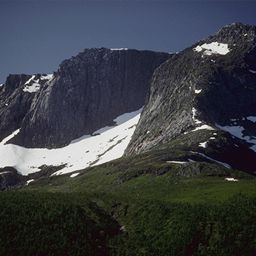
#> input picture prog/simple-tests/data/1400.jpg, 256 x 256 px
$ python pil_examples.py
#> lines starting #> are read from the running program, lines starting #| are printed output that depends on the picture
from PIL import Image
import numpy as np


def print_exif(img):
    # Found at
    # https://stackoverflow.com/questions/4764932/in-python-how-do-i-read-the-exif-data-for-an-image

    img_exif = img.getexif()

    if img_exif is None:
        print('Sorry, image has no exif data.')
    else:
        for key, val in img_exif.items():
            print(key, val)


img = Image.open(r'./data/1400.jpg')
#> img is the input picture: PIL image 256x256 RGB; mean R, G, B 60.1, 63.6, 69.3

print("img.size: ", img.size)
#| img.size:  (256, 256)
print("img.mode: ", img.mode) # L: gray-scale (Luminance) --- RGB: color image
#| img.mode:  RGB

# Returns the contents of this image as a sequence object containing pixel values.
PIL_sequence_object = img.getdata()
print(type(PIL_sequence_object)) # <class 'ImagingCore'> => this is an internal PIL sequence object.
#| <class 'ImagingCore'>
print(PIL_sequence_object)       # <ImagingCore object at 0x000002153C977C70>
#> (printed output is left out)
print(PIL_sequence_object[0])    # a tuple is returned. For each pixel, three integer values are stored.
#| (59, 70, 100)


"""
Remove metadata or EXIF
# See also "pil_copy_valid_images.py" for a simpler way
"""
#   1. create a new PIL image - initialized with 0
#   1. convert PIL sequence object into a list
#   2. use PIL's putdata
#   3. save the new image
img2 = Image.new(img.mode, img.size) # Creates a new image with the given mode and size.
#> img2: PIL image 256x256 RGB; every value is 0
print('img2[0]', img2.getdata()[0])
#| img2[0] (0, 0, 0)
data = list(img.getdata())
#> data = 65536 items
img2.putdata(data)
#     This method copies data from a sequence object into
#     the image, starting at the upper left corner (0, 0),
#     and continuing until either the image or the sequence ends.
img2.save(r'./data/1400_noEXIF.jpg')

# print_exif(img)
# print_exif(img2)
print(img.info.keys())
#| dict_keys(['jfif', 'jfif_version', 'jfif_unit', 'jfif_density'])


"""
Given pixel values ===> create an image
"""
pixel_values = np.ones(shape = (512,512), dtype=np.int32)*150
img_np = np.uint8(np.asarray(pixel_values))
img_pil = Image.fromarray(img_np).convert('L')
#> img_pil: PIL image 512x512 L; every value is 150
img_pil.save(r'./data/constant_image.jpg')

print("=====> Variance of the image: ", img_np.var())


pixel_values2 = np.ones(shape = (512,512,3), dtype=np.int32)*150
pixel_values2[:,:,1] = np.ones(shape = (512,512), dtype=np.int32)*10
pixel_values2[:,:,2] = np.ones(shape = (512,512), dtype=np.int32)*80
img_np = np.uint8(np.asarray(pixel_values2))
img_pil = Image.fromarray(img_np).convert('RGB')
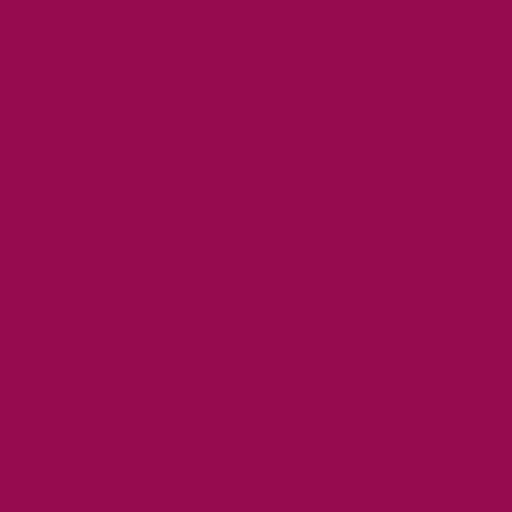
#> img_pil: PIL image 512x512 RGB; mean R, G, B 150, 10, 80
img_pil.save(r'./data/constant_image_rgb.jpg')
